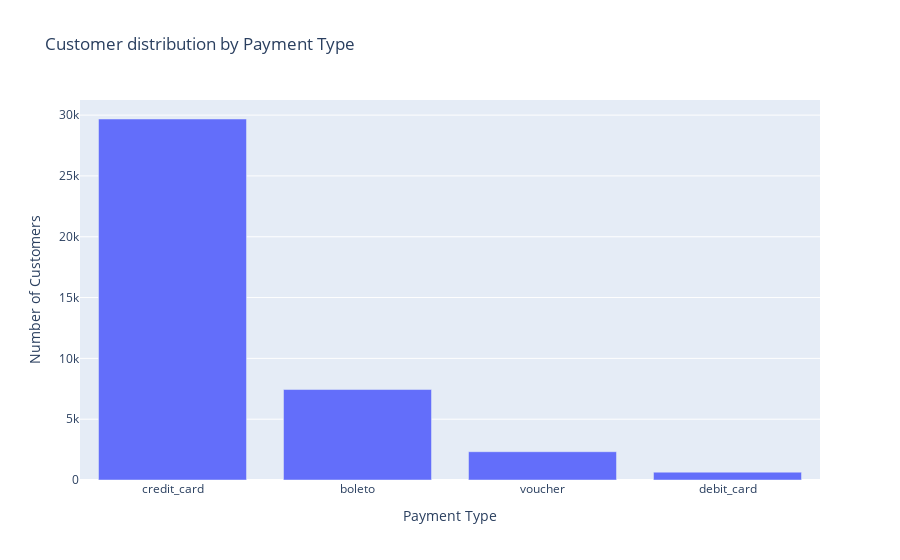

This figure's notebook cell:
### Code cell
# Compute customer distribution by payment type
customers_per_channel = cluster_0_df.groupby("payment_type").size().reset_index(name='num_customers').sort_values("num_customers", ascending=False)

# Plot the customer distrbution by payment type
barplot(df=customers_per_channel,
        x="payment_type",
        y="num_customers",
        title="Customer distribution by Payment Type",
        xaxis="Payment Type", 
        yaxis="Number of Customers")

### Figure 1 — Plotly figure (JSON) as saved in the notebook; plotly's stock layout.template omitted (floating-point values rounded to 4 significant figures)
{"data": [{"alignmentgroup": "True", "hovertemplate": "payment_type=%{x}<br>num_customers=%{y}<extra></extra>", "legendgroup": "", "marker": {"color": "#636efa", "pattern": {"shape": ""}}, "name": "", "offsetgroup": "", "orientation": "v", "showlegend": false, "textposition": "auto", "type": "bar", "x": ["credit_card", "boleto", "voucher", "debit_card"], "xaxis": "x", "y": [29681, 7438, 2326, 644], "yaxis": "y"}], "layout": {"autosize": true, "barmode": "relative", "legend": {"tracegroupgap": 0}, "title": {"text": "Customer distribution by Payment Type"}, "xaxis": {"anchor": "y", "autorange": true, "domain": [0, 1], "range": [-0.5, 3.5], "title": {"text": "Payment Type"}, "type": "category"}, "yaxis": {"anchor": "x", "autorange": true, "domain": [0, 1], "range": [0, 31240.0], "title": {"text": "Number of Customers"}, "type": "linear"}}}
